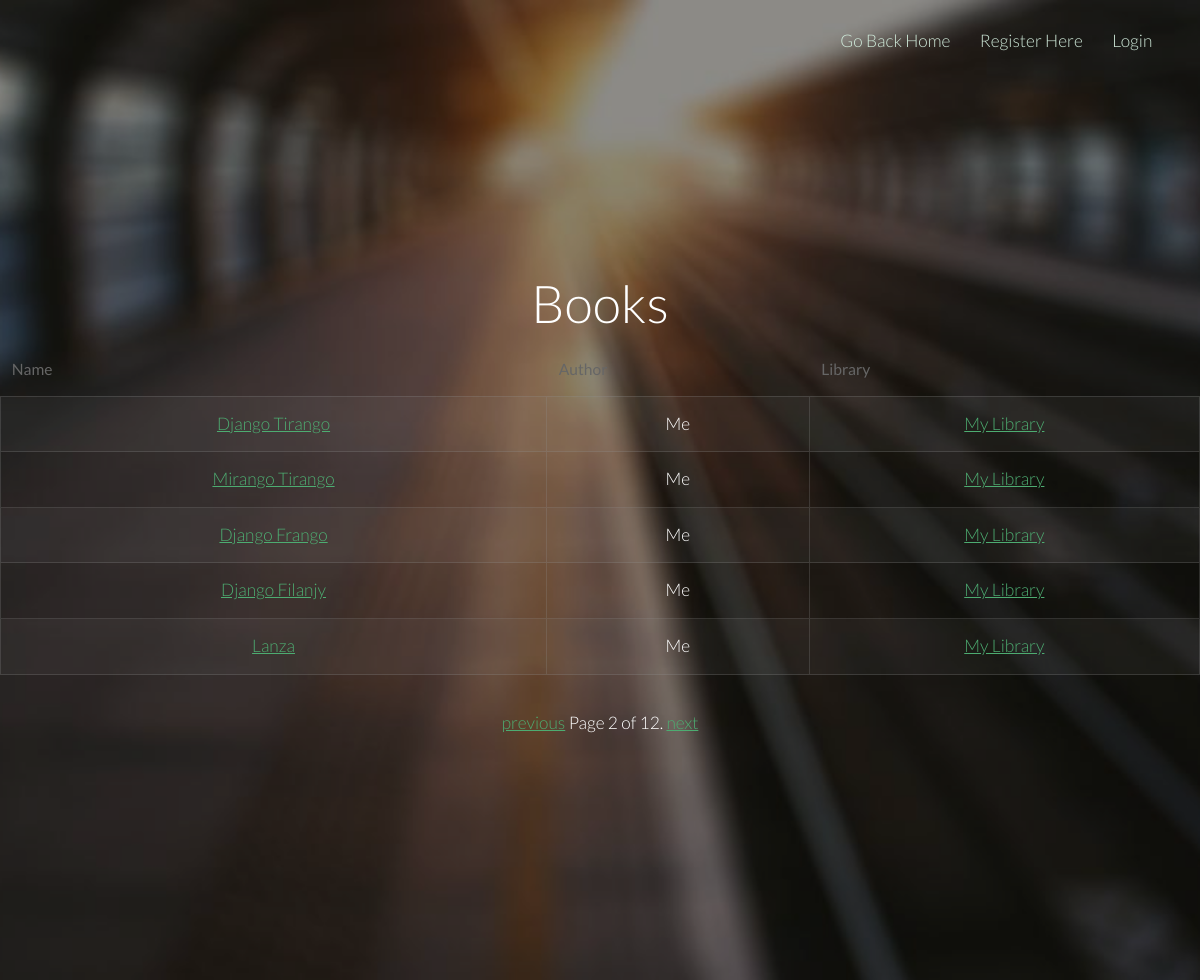
Screenshot of /main/book-list/?page=2 with the database file from the repository.
### main/models.py (models this page shows, shortened)
class Book(models.Model):
    name = models.CharField(max_length=128, unique=True, null=False)
    author = models.CharField(max_length=128, unique=False)
    library = models.ForeignKey(Library)
    slug = models.SlugField(unique=False)

class Library(models.Model):
    name = models.CharField(max_length=128, unique=True, null=False)
    location = models.CharField(max_length=128)
    owner = models.OneToOneField(User)
    slug = models.SlugField(unique=False)

### main/views.py (the view)
class BookListView(PaginateMixin, ListView):
    model = Book
    template_name = "main/book_list.html"
    context_object_name = "books"
    def get_context_data(self, **kwargs):
        context = super(BookListView, self).get_context_data(**kwargs)
        if self.request.user.is_authenticated():
            current_user_id = self.request.user
            context['count'] = NotificationCenter.objects.filter(
                                receiver_id=current_user_id,
                                read=0).count()
        return context

### templates/main/book_list.html (shortened to what this page needs)
<!DOCTYPE html>
{% load staticfiles %}
<html>
	<head>
		<link rel="stylesheet" href="{% static "css/skel.css" %}" />
		<link rel="stylesheet" href="{% static "css/style.css" %}" />
		<link rel="stylesheet" href="{% static "css/style-xlarge.css" %}" />
	</head>
	<body class="landing">
		<header id="header">
			<nav id="nav">
				{% if user.is_authenticated %}
					<ul>
						<li><a href="/main/">Go Back Home</a></li>
						<li><a href="/messages/inbox/">Inbox</a></li>
						<li><a href="{% url "notification-list" %}">{{ count }} new notifications</a></li>
						<li><a href="{% url "logout" %}">Logout</a></li>
					</ul>
				{% else %}
					<ul>
						<li><a href="/main/">Go Back Home</a></li>
						<li><a href="/main/register/">Register Here</a></li>
						<li><a href="{% url "login" %}">Login</a></li>
					</ul>
				{% endif %}
			</nav>
		</header>
		<section id="banner" class="wrapper">
			<div class="container">
				<section>
					<h2>Books</h2>
					<div class="table-wrapper">
						{% block content %}
							<table class="alt">
								<thead>
									<tr>
										<th>Name</th>
										<th>Author</th>
										<th>Library</th>
									</tr>
								</thead>
								<tbody>
								{% for book in object_list %}
									<tr>
										<td><a href="{% url "book-detail" book.library.slug book.slug %}">{{ book.name }}</a></td>
										<td>{{ book.author }}</td>
										<td><a href="{% url "library-detail" book.library.slug %}">{{ book.library.name }}</a></td>
									</tr>
									{% endfor %}
								</tbody>
							</table>
						{% endblock %}
					</div>
				</section>
			</div>
			<div class="pagination">
			    <span class="step-links">
			        {% if page_obj.has_previous %}
			            <a href="?page={{ page_obj.previous_page_number }}">previous</a>
			        {% endif %}
			        <span class="current">
			            Page {{ page_obj.number }} of {{ page_obj.paginator.num_pages }}.
			        </span>
			        {% if page_obj.has_next %}
			            <a href="?page={{ page_obj.next_page_number }}">next</a>
			        {% endif %}
			    </span>
			</div>
		</section>
	</body>
</html>

### static/css/skel.css (style rules this page uses)
html,body,div,span,applet,object,iframe,h1,h2,h3,h4,h5,h6,p,blockquote,pre,a,abbr,acronym,address,big,cite,code,del,dfn,em,img,ins,kbd,q,s,samp,small,strike,strong,sub,sup,tt,var,b,u,i,center,dl,dt,dd,ol,ul,li,fieldset,form,label,legend,table,caption,tbody,tfoot,thead,tr,th,td,article,aside,canvas,details,embed,figure,figcaption,footer,header,hgroup,menu,nav,output,ruby,section,summary,time,mark,audio,video { margin:0;padding:0;border:0;font-size:100%;font:inherit;vertical-align:baseline; }
article,aside,details,figcaption,figure,footer,header,hgroup,menu,nav,section { display:block; }
body { line-height:1; }
ol,ul { list-style:none; }
table { border-collapse:collapse;border-spacing:0; }
body { -webkit-text-size-adjust:none }
*, *:before, *:after { -moz-box-sizing: border-box; -webkit-box-sizing: border-box; box-sizing: border-box; }
body { min-width: 1200px; }
.container { margin-left: auto; margin-right: auto; width: 1200px; }

### static/css/style.css (style rules this page uses)
body { background: #fff; }
body, input, select, textarea { color: #444; font-family: "Lato", Helvetica, sans-serif; font-size: 15pt; font-weight: 300; line-height: 1.65em; }
a { color: #4dac71; text-decoration: underline; }
h1, h2, h3, h4, h5, h6 { color: #666; font-weight: 300; line-height: 1em; margin: 0 0 1em 0; }
h2 { font-size: 1.75em; line-height: 1.5em; }
ul { list-style: disc; margin: 0 0 2em 0; padding-left: 1em; }
ul li { padding-left: 0.5em; }
.table-wrapper { -webkit-overflow-scrolling: touch; overflow-x: auto; }
table { margin: 0 0 2em 0; width: 100%; }
table tbody tr { border: solid 1px rgba(144, 144, 144, 0.25); border-left: 0; border-right: 0; }
table tbody tr:nth-child(2n + 1) { background-color: rgba(144, 144, 144, 0.075); }
table td { padding: 0.75em 0.75em; }
table th { color: #666; font-size: 0.9em; font-weight: 400; padding: 0 0.75em 0.75em 0.75em; text-align: left; }
table thead { border-bottom: solid 2px rgba(144, 144, 144, 0.25); }
table.alt { border-collapse: separate; }
table.alt tbody tr td { border: solid 1px rgba(144, 144, 144, 0.25); border-left-width: 0; border-top-width: 0; }
table.alt tbody tr td:first-child { border-left-width: 1px; }
table.alt tbody tr:first-child td { border-top-width: 1px; }
table.alt thead { border-bottom: 0; }
body.landing #header { background-color: transparent; left: 0; position: absolute; top: 0; }
#header { background-color: #202222; color: #ffffff; cursor: default; height: 4.75em; line-height: 4.75em; width: 100%; z-index: 10000; }
#header nav { height: inherit; line-height: inherit; position: absolute; right: 2.75em; top: 0; vertical-align: middle; }
#header nav > ul { list-style: none; margin: 0; padding-left: 0; }
#header nav > ul > li { border-radius: 4px; display: inline-block; margin-left: 1.5em; padding-left: 0; }
#header nav > ul > li a { -moz-transition: color 0.2s ease-in-out; -webkit-transition: color 0.2s ease-in-out; -o-transition: color 0.2s ease-in-out; -ms-transition: color 0.2s ease-in-out; transition: color 0.2s ease-in-out; color: #cee8d8; display: inline-block; text-decoration: none; }
#header nav > ul > li:first-child { margin-left: 0; }
#banner { background: url("images/overlay.png"), url("../images/banner.jpg"); background-position: center; background-repeat: no-repeat; background-size: cover; color: #ffffff; padding: 16em 0em 14em; text-align: center; }
#banner h2 { color: #ffffff; font-size: 3em; line-height: 1em; margin: 0 0 0.5em 0; padding: 0; }
.wrapper { padding: 6em 0em 4em; }

### static/css/style-xlarge.css (style rules this page uses)
body, input, select, textarea { font-size: 13pt; }

### static/css/style-large.css (style rules this page uses)
body, input, select, textarea { font-size: 13pt; }
#banner { padding: 12em 0em 10em; }
#banner h2 { font-size: 3.5em; }

### rows the page displays
Book: name "Django Tirango", author "Me", library.name "My Library"
Book: name "Mirango Tirango", author "Me", library.name "My Library"
Book: name "Django Frango", author "Me", library.name "My Library"
Book: name "Django Filanjy", author "Me", library.name "My Library"
Book: name "Lanza", author "Me", library.name "My Library"

### other values shown
{{ page_obj.number }} "2"
{{ page_obj.paginator.num_pages }} "12"
